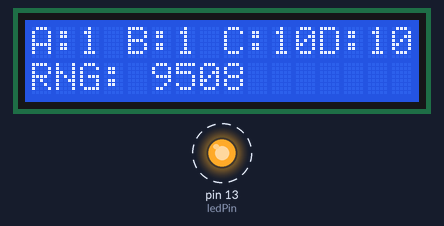
Simulated run of this sketch. Board: Arduino Uno, built with avr-gcc and run on an emulated ATmega328P. On the bench: 16×2 character LCD, output pins drawn as LEDs (lit = HIGH). Dashed ring = blinking. What the sketch prints to the serial monitor is not drawn.

Above: at 0.2 s.
At 9.1 s:
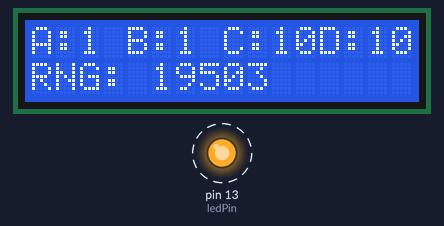
At 19.1 s:
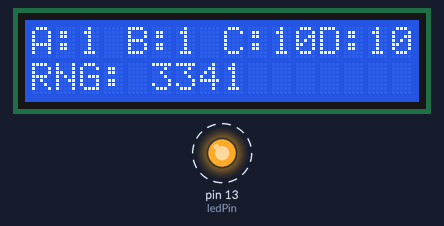
At 38.1 s:
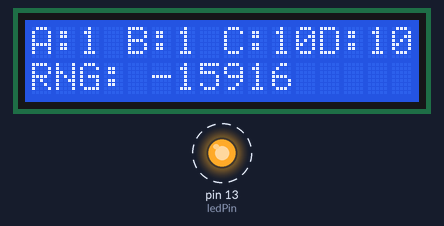
Timing chart, 0 to 40.0 s (numbered marks = the images above):
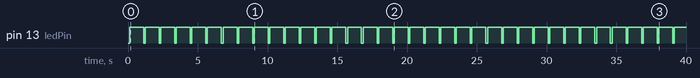

The sketch:

DSL_1D.zip.ino
```cpp
#include <math.h>
#include <LiquidCrystal.h>
// Constants
const float const_g = 6.81; // Acceleration due to gravity
const float const_L1 = 10;  // Length of first pendulum
const float const_L2 = 10;  // Length of second pendulum
const float const_m1 = 1;   // Mass of first pendulum
const float const_m2 = 1;   // Mass of second pendulum
const float const_dt = 0.05; // Time step

// Initial conditions
const float const_theta1 = PI / 2.0; // Initial angle of first pendulum
const float const_theta2 = PI / 2.0; // Initial angle of second pendulum
const float const_omega1 = 2.33;        // Initial angular velocity of first pendulum
const float const_omega2 = 1.97;        // Initial angular velocity of second pendulum


float g = 6.81; // Acceleration due to gravity
float L1 = 10;  // Length of first pendulum
float L2 = 10;  // Length of second pendulum
float m1 = 1;   // Mass of first pendulum
float m2 = 1;   // Mass of second pendulum
float dt = 0.05; // Time step

// Initial conditions
float theta1 = PI / 2.0; // Initial angle of first pendulum
float theta2 = PI / 2.0; // Initial angle of second pendulum
float omega1 = 2.33;        // Initial angular velocity of first pendulum
float omega2 = 1.97;        // Initial angular velocity of second pendulum
// Position
float x1 = 0;
float x2 = 0;
float y1 = 0;
float y2 = 0;
int pRNG = 0;

// LCD
const int rs = 2,
    en = 3,
    d4 = 4,
    d5 = 5,
    d6 = 6,
    d7 = 7;
const int ledPin = 13; //Define LED pin
LiquidCrystal lcd(rs,en,d4,d5,d6,d7);

//UART
float receivedFloat1;
float receivedFloat2;
float receivedFloat3;
float receivedFloat4;

void setup() {
  Serial.begin(9600);
  Serial.setTimeout(250);
  lcd.begin(16,2);
  pinMode(ledPin, OUTPUT);
  lcd.print("Gooood Morning");
  // Initialize Arduino
  // Setup any peripherals
}

void loop() {
  //UART input to modify seed

  if (Serial.available() >= 8) { // Check if at least 8 bytes are available to read
    // Read the incoming bytes
    byte buffer[8];
    Serial.readBytes(buffer, 8);

    // Interpret the bytes as separate floating-point numbers
    receivedFloat1 = extractFloat(buffer[0], buffer[1]);
    receivedFloat2 = extractFloat(buffer[2], buffer[3]);
    receivedFloat3 = extractFloat(buffer[4], buffer[5]);
    receivedFloat4 = extractFloat(buffer[6], buffer[7]);
    // You can continue this for more floating-point numbers if needed

    // Print the received numbers to the serial monitor
    Serial.print("Received Float 1: ");
    Serial.println(receivedFloat1, 2); // Print with 2 decimal places
    Serial.print("Received Float 2: ");
    Serial.println(receivedFloat2, 2); // Print with 2 decimal places
    Serial.print("Received Float 3 ");
    Serial.println(receivedFloat3, 2); // Print with 2 decimal places
    Serial.print("Received Float 4: ");
    Serial.println(receivedFloat4, 2); // Print with 2 decimal places
    // You can continue this for more floating-point numbers if needed

    //reset pRNG
    g = const_g;
    m1 = const_m1;
    m2 = const_m2;
    L1 = const_L1;
    L2 = const_L2;
    dt = const_dt;
    theta1 = const_theta1;
    theta2 = const_theta2;
    omega1 = const_omega1;
    omega2 = const_omega2;
  }

  if(receivedFloat1 > 1)
    {m1 = receivedFloat1;}
  if(receivedFloat2 > 1)
    {m2 = receivedFloat2;}
  if(receivedFloat3 > 1)
    {L1 = receivedFloat3;}
  if(receivedFloat4 > 1)
    {L2 = receivedFloat4;}
  int dec1 = (int)(m1 * 100) % 100;
  int dec2 = (int)(m2 * 100) % 100;
  int dec3 = (int)(L1 * 100) % 100;
  int dec4 = (int)(L2 * 100) % 100;
  int seed1 = int(dec1) * 100 + int(dec2);
  int seed2 = int(dec3) * 100 + int(dec4);
  // m1 = receivedFloat1;
  // m2 = receivedFloat2;
  // L1 = receivedFloat3;
  // L2 = receivedFloat4;

  // Calculate new angles and velocities using physics equations
  float alpha1 = (-g * (2 * m1 + m2) * sin(theta1) - m2 * g * sin(theta1 - 2 * theta2) - 2 * sin(theta1 - theta2) * m2 * (omega2 * omega2 * L2 + omega1 * omega1 * L1 * cos(theta1 - theta2))) / (L1 * (2 * m1 + m2 - m2 * cos(2 * theta1 - 2 * theta2)));
  float alpha2 = (2 * sin(theta1 - theta2) * (omega1 * omega1 * L1 * (m1 + m2) + g * (m1 + m2) * cos(theta1) + omega2 * omega2 * L2 * m2 * cos(theta1 - theta2))) / (L2 * (2 * m1 + m2 - m2 * cos(2 * theta1 - 2 * theta2)));

  omega1 += alpha1 * dt;
  omega2 += alpha2 * dt;
  theta1 += omega1 * dt;
  theta2 += omega2 * dt;

  x1 = L1 * sin(theta1);
  y1 = L1 * cos(theta1);

  x2 = L2 * sin(theta2) + x1;
  y2 = L2 * cos(theta2) + y1;

  pRNG = int(x1 * 100) * 1000000 + int(x2 * 100) * 10000 + int(y1 * 100) * 100 + int(y2 * 100);
  // Serial.print("RNG: ");
  // Serial.println(pRNG);
  // Delay for a short time to control the simulation speed
  delay(50);

//Output onto LCD
  lcd.clear(); // Clear the LCD display
  lcd.setCursor(0, 0); // Set cursor to the second row
  lcd.print("A:");
  lcd.print(int(m1)); // Print the received data in decimal format on the LCD
  lcd.setCursor(4, 0); // Set cursor to the second row
  lcd.print("B:");
  lcd.print(int(m2)); // Print the received data in decimal format on the LCD
  lcd.setCursor(8, 0); // Set cursor to the second row
  lcd.print("C:");
  lcd.print(int(L1)); // Print the received data in decimal format on the LCD
  lcd.setCursor(12, 0); // Set cursor to the second row
  lcd.print("D:");
  lcd.print(int(L2)); // Print the received data in decimal format on the LCD

  lcd.setCursor(0, 1); // Set cursor to the second row
  lcd.print("RNG: ");
  lcd.print(pRNG); // Print the received data in decimal format on the LCD

  // Turn on the LED
  digitalWrite(ledPin, HIGH);
  delay(1000); // Keep the LED on for 1 second
  digitalWrite(ledPin, LOW); // Turn off the LED

  Serial.print("Magnetic_Field_Seed:");
  Serial.print(m1);
  Serial.print(", Light_Sensor_Seed:");
  Serial.print(m2);
  Serial.print(", Humidity_Sensory_Seed:");
  Serial.print(L1);
  Serial.print(", Microphone_Seed:");
  Serial.print(L2);
  Serial.print(", pRNG_Value:");
  Serial.println(pRNG);

}

float extractFloat(byte integerPart, byte decimalPart) {
  // Combine the integer and decimal parts into a floating-point number
  float result = float(integerPart) + (float(decimalPart) / 100.0); // Assuming 2 decimal places
  return result;
}
```

Measured:
- by itself, pin 13 (ledPin): alternates HIGH for 1.0 s and LOW for 0.12 s
- what the display in image 0 shows lasts 1.1 s, from 0.1 s to 1.2 s
